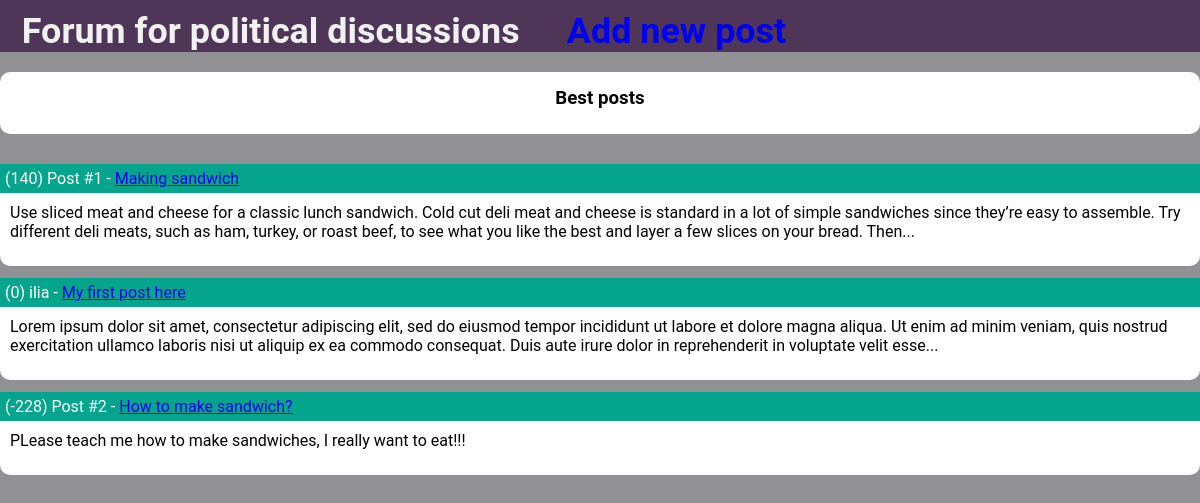
The app's page /forum/ with its own data.
### forum/models.py (models this page shows, shortened)
class BaseTextBlock(models.Model):
    class Meta:
        abstract = True
    text = models.CharField(max_length=1024)
    rating = models.IntegerField(default=0, blank=True)
    upload_date = models.DateTimeField()
    def get_author(self):
        return f'{type(self).__name__} #{self.id}' if self.author is None else self.author
    def brief_info(self, max_length=300):
        if len(self.text) <= max_length:
            return self.text
        else:
            temp = self.text[:max_length].split()
            return ' '.join(temp[:len(temp) - 1]) + '...'

class Post(BaseTextBlock):
    title = models.CharField(max_length=100)
    upload_date = models.DateTimeField()
    author = models.ForeignKey(User, on_delete=models.SET_NULL, blank=True, null=True, related_name="post_author")

### forum/views.py (the view)
# urls.py: path('', views.IndexView.as_view(), name='index'),
class IndexView(generic.ListView):
    paginate_by = 10
    template_name = 'forum/index.html'
    context_object_name = 'posts_list'
    def get_queryset(self):
        return Post.objects.order_by('-rating')

### forum/templates/forum/index.html (shortened to what this page needs)
<!DOCTYPE html>
{% load static %}
<html lang="en">
<head>
    <link rel="stylesheet" href="{% static "styles.css" %}"/>
</head>
<body>
    <div class="top">
        <div class="top_block">
            <h3>Forum for political discussions</h3>
        </div>
        <div class="top_block"> <h3><a href="{% url 'forum:new_post' %}">Add new post</a></h3> </div>
    </div>
    <div class="post_box">
        <h3 align="center">Best posts</h3>
    </div>
    <div class="messages_list">
        {% for post in page_obj %}
        <div class="message_box">
            <div class="info_header">
                ({{ post.rating }}) {{ post.get_author }} -
                <a href="{% url 'forum:post_details' post.id %}">{{ post.title }}</a>
            </div>
            <div class="message">{{ post.brief_info }}</div>
        </div>
        {% endfor %}
    </div>
</body>
</html>

### forum/static/styles.css (style rules this page uses)
* { padding: 0; margin: 0; }
body { background-color: #909095; font-family: "Roboto", "Lucida Grande", "DejaVu Sans", "Bitstream Vera Sans", Verdana, Arial, sans-serif; }
.top { font-size: 23pt; font-weight: 900; background-color: #4f3558; padding: 10px; margin-bottom: 20px; height: 24pt; color: #f1f1f1;; }
.top a { text-decoration: none; }
.top_block { float: left; margin-left: 1%; margin-right: 3%; }
.post_box, .message_box { border: 0px solid white; background-color: white; margin-bottom: 12px; }
.post_box { border-radius: 10px; padding: 15px 15px 25px 15px; }
.messages_list { margin-top: 30px; margin-bottom: 50px; }
.message_box { border-bottom-left-radius: 10px; border-bottom-right-radius: 10px; margin-top: 0; }
.message { padding: 10px 10px 25px 10px; }
.info_header { background-color: #05a58d; padding: 5px; color: white; }

### records on screen
Post: rating "140", get_author "Post #1", title "Making sandwich", brief_info "Use sliced meat and cheese for a classic lunch sandwich. Cold cut deli meat and cheese is standard in a lot of simple sandwiches since they’re easy to assemble. Try different deli meats, such as ham, turkey, or roast beef, to see what you like the best and layer a few slices on your bread. Then..."
Post: rating "0", get_author "ilia", title "My first post here", brief_info "Lorem ipsum dolor sit amet, consectetur adipiscing elit, sed do eiusmod tempor incididunt ut labore et dolore magna aliqua. Ut enim ad minim veniam, quis nostrud exercitation ullamco laboris nisi ut aliquip ex ea commodo consequat. Duis aute irure dolor in reprehenderit in voluptate velit esse..."
Post: rating "-228", get_author "Post #2", title "How to make sandwich?", brief_info "PLease teach me how to make sandwiches, I really want to eat!!!"
